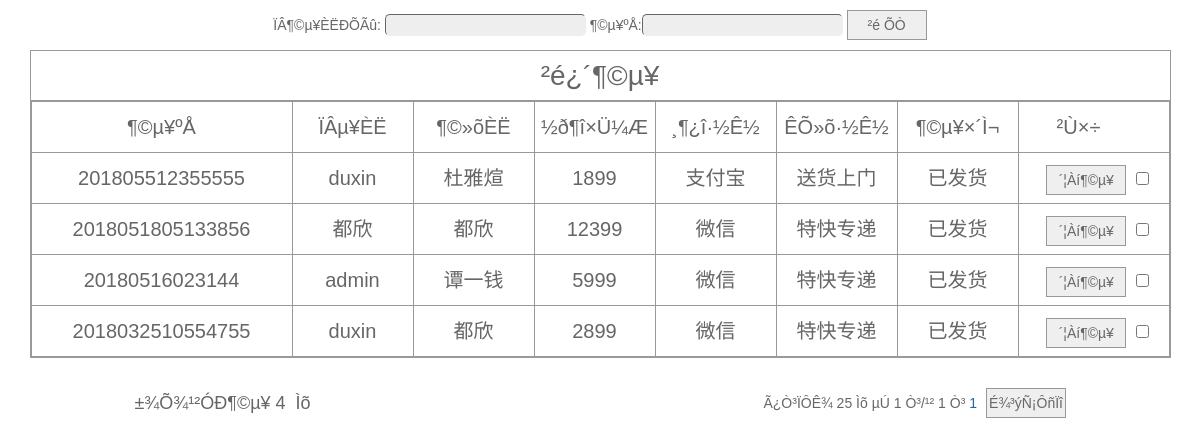
Screenshot of /admin/order.php (signed in) with the database file from the repository.
### tables this page shows
CREATE TABLE `orders` (
`id`  int(4) NOT NULL AUTO_INCREMENT ,
`dingdanhao`  varchar(125) NULL DEFAULT NULL ,
`spc`  varchar(125) NULL DEFAULT NULL ,
`slc`  varchar(125) NULL DEFAULT NULL ,
`shouhuoren`  varchar(25) NULL DEFAULT NULL ,
`sex`  varchar(2) NULL DEFAULT NULL ,
`dizhi`  varchar(125) NULL DEFAULT NULL ,
`youbian`  varchar(10) NULL DEFAULT NULL ,
`tel`  varchar(25) NULL DEFAULT NULL ,
`email`  varchar(25) NULL DEFAULT NULL ,
`shff`  varchar(25) NULL DEFAULT NULL ,
`zfff`  varchar(25) NULL DEFAULT NULL ,
`leaveword`  mediumtext NULL ,
`time`  varchar(25) NULL DEFAULT NULL ,
`xiadanren`  varchar(25) NULL DEFAULT NULL ,
`zt`  varchar(50) NULL DEFAULT NULL ,
`total`  varchar(25) NULL DEFAULT NULL ,
`liuyan`  text NOT NULL ,
PRIMARY KEY (`id`)
);

### admin/order.php (the view, shortened to what this page needs)
<html>
<head>
	<link rel="stylesheet" type="text/css" href="adminCss/admincp.css">
	<link rel="stylesheet" type="text/css" href="adminCss/shopmanage.css">
</head>
<body>
<?php
    include("../conn.php");
	   $sql=mysql_query("select count(*) as total from orders ",$conn);
	   $info=mysql_fetch_array($sql);
	   $total=$info[total];
	   if($total==0){
	     echo "±¾Õ¾ÔÝÎÞ¶©µ¥!";
	   }
	   else{
	       $pagesize=25;
		   if ($total<=$pagesize){
		      $pagecount=1;
			}
			if(($total%$pagesize)!=0){
			   $pagecount=intval($total/$pagesize)+1;
			}else{
			   $pagecount=$total/$pagesize;
			}
			if(($_GET[page])==""){
			    $page=1;
			}else{
			    $page=intval($_GET[page]);
			}
           $sql1=mysql_query("select * from orders order by time desc limit ".($page-1)*$pagesize.",$pagesize",$conn);
		   $info1=mysql_fetch_array($sql1);
?>
<table width="950" border="1" align="center" cellpadding="0" cellspacing="0">
	<table width="700" height="50" border="0" align="center" cellpadding="0" cellspacing="0">
		<form name="form3" method="post" action="order_search.php" onSubmit="return chkinput3( this)">
			<tr>
				<td height="25"><div align="center">ÏÂ¶©µ¥ÈËÐÕÃû:
					<input type="text" name="username" class="inputcss" size="25" >
					¶©µ¥ºÅ:<input type="text" name="ddh" size="25" class="inputcss" >
					<input name="button" type="submit" class="buttoncss" id="button" value="²é ÕÒ">
				</div>
			</td>
		</tr>
	</form>
</table>
	</table>
	<form name="form1" method="post" action="order_del.php" style="margin:0">
		<table width="750" border="1" align="center" cellpadding="0" cellspacing="0" class="table-border">
			<tr>
				<td height="50"><div class="shop-query">²é¿´¶©µ¥ </div></td>
			</tr>
			<tr>
				<td>
				<table width="750" border="1" align="center" cellpadding="0" cellspacing="1" class="table-border">
					<tr>
						<td><div class="view-order" style="width:260px">¶©µ¥ºÅ</div></td>
						<td><div class="view-order">ÏÂµ¥ÈË</div></td>
						<td><div class="view-order">¶©»õÈË</div></td>
						<td><div class="view-order">½ð¶î×Ü¼Æ</div></td>
						<td><div class="view-order">¸¶¿î·½Ê½</div></td>
						<td><div class="view-order">ÊÕ»õ·½Ê½</div></td>
						<td><div class="view-order">¶©µ¥×´Ì¬</div></td>
						<td><div class="view-order">²Ù×÷</div></td>
					</tr>
					<?php
					do{
						?>
						<tr>
							<td><div class="view-order" style="width:260px"><?php echo $info1[dingdanhao];?></div></td>
							<td><div class="view-order"><?php echo $info1[xiadanren];?></div></td>
							<td><div class="view-order"><?php echo $info1[shouhuoren];?></div></td>
							<td><div class="view-order"><?php echo $info1[total];?></div></td>
							<td><div class="view-order"><?php echo $info1[zfff];?></div></td>
							<td><div class="view-order"><?php echo $info1[shff];?></div></td>
							<td><div class="view-order"><?php echo $info1[zt];?></div></td>
							<td><div class="view-order" style="width:150px">
								<input name="button2" type="button" class="buttoncss" id="button2" onClick="javascript:window.location='order_view.php?id=<?php echo $info1[id];?>';" value="´¦Àí¶©µ¥">
								<input type="checkbox"  name=<?php echo $info1[id];?> value=<?php echo $info1[id];?>></div></td>
							</tr>
							<?php
						}while($info1=mysql_fetch_array($sql1))
						?>
					</table></td>
				</tr>
			</table>
			<table width="950" border="0" cellpadding="0" cellspacing="0" style="margin:30px auto">
				<tr>
					<td width="200">
						<div style="text-align:center;font-size:18px">
							±¾Õ¾¹²ÓÐ¶©µ¥
						<?php
						echo $total;
						?>
						&nbsp;Ìõ&nbsp;
						</div>
					</td>
					<td width="652"><div align="right">
						Ã¿Ò³ÏÔÊ¾&nbsp;<?php echo $pagesize;?>&nbsp;Ìõ&nbsp;µÚ&nbsp;<?php echo $page;?>&nbsp;Ò³/¹²&nbsp;<?php echo $pagecount; ?>&nbsp;Ò³
							<?php
						if($pagecount<=4){
							for($i=1;$i<=$pagecount;$i++){
								?>
								<a href="lookdd.php?page=<?php echo $i;?>"><?php echo $i;?></a>
								<?php
							}
								}?>
							</div></td>
							<td width="98"><div align="center"><input type="hidden" name="page_id" value=<?php echo $page;?>><input type="submit" value="É¾³ýÑ¡ÔñÏî" class="buttoncss" onclick="return confirm('È·¶¨ÒªÉ¾³ýÂð');"></div></td>
						</tr>
					</table>
<?php
 }
?>
</form>
</body>
</html>

### admin/adminCss/admincp.css (style rules this page uses)
* { word-wrap:break-word; outline:none; }
body { background:#FFF; text-align:center; }
body, td, input, textarea, select, button { color:#666; font:14px "Lucida Grande", Verdana, Lucida, Helvetica, Arial, 'Simsun', sans-serif; }
body, ul, dl, dd, p, h1, h2, h3, h4, h5, h6, form, fieldset { margin:0; padding:0; }
a { color:#2366A8; text-decoration:none; }
table { border-collapse:collapse; }
.table-border { border:1px solid #999; }
.inputcss { border-radius:5px;background:#efeeee; }
textarea, input { padding:2px; border:1px solid; border-color:#666 #eee #eee #666; }

### admin/adminCss/shopmanage.css (style rules this page uses)
.shop-edit, .shop-add, .shop-type, .shop-query, .user-edit, .add-adv { font-size:28px; text-align:center; }
.buttoncss { width:80px; height:30px; border: 1px solid #999; }
.view-order { width:120px; height:50px; line-height:50px; font-size:20px; text-align:center; }

### rows the page displays
orders: dingdanhao "201805512355555", xiadanren "duxin", shouhuoren "杜雅煊", total "1899", zfff "支付宝", shff "送货上门", zt "已发货"
orders: dingdanhao "2018051805133856", xiadanren "都欣", shouhuoren "都欣", total "12399", zfff "微信", shff "特快专递", zt "已发货"
orders: dingdanhao "20180516023144", xiadanren "admin", shouhuoren "谭一钱", total "5999", zfff "微信", shff "特快专递", zt "已发货"
orders: dingdanhao "2018032510554755", xiadanren "duxin", shouhuoren "都欣", total "2899", zfff "微信", shff "特快专递", zt "已发货"

### other values shown
$total "4"
$pagesize "25"
$page "1"
$pagecount "1"
